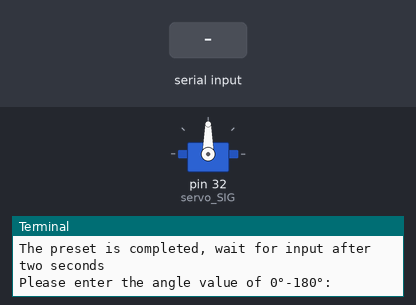
A program run on a simulated Raspberry Pi (header pin numbers). Parts: servo, the last lines printed to the terminal. The test bench sets the inputs (shaded band). Servo angles are drawn from the pulse width (0.5 ms = 0°, 2.5 ms = 180°).

Above: at 3.2 s.
3.3 s: "1" typed at the terminal, then Enter
At 4.5 s:
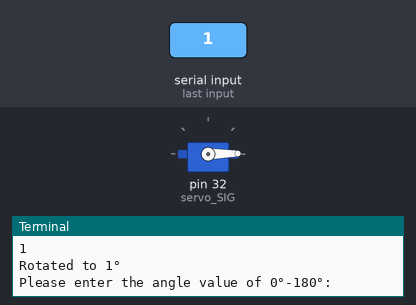
4.8 s: "90" typed at the terminal, then Enter
At 5.7 s:
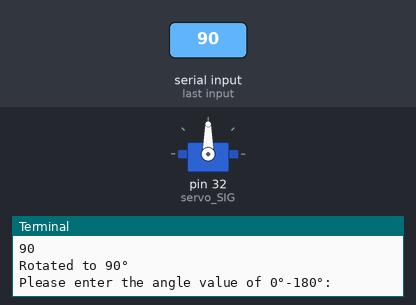
Timing chart, 0 to 7.8 s (numbered marks = the images above; inputs shaded):
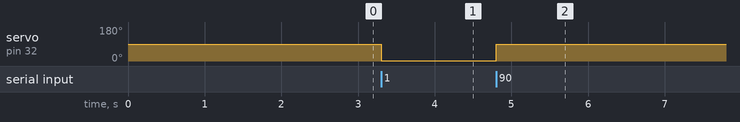

Measured:
- after the input at 3.3 s, servo on pin 32 (servo_SIG): 90° → 1° at once
- after the input at 4.8 s, servo on pin 32 (servo_SIG): 1° → 90° at once

The program:

servo_PWM_GPIO_2.py
```python
#!/usr/bin/python
# coding:utf-8
#servo_PWM_GPIO_2.py
# Enter an angle value, the servo will turn to the corresponding angle
try:
     import RPi.GPIO as GPIO
except RuntimeError:
     print("Error importing RPi.GPIO! This is probably because you need superuser privileges."
           "You can achieve this by using 'sudo' to run your script")
import time


def servo_map(before_value, before_range_min, before_range_max, after_range_min, after_range_max):
     """
     Function: Map a range of values to another range of values
     Parameters: a certain value in the original range, the minimum value in the original range, the maximum value in the original range, the minimum value in the transformed range, and the maximum value in the transformed range
     Return: the transformed range corresponds to a certain value
     """
     percent = (before_value - before_range_min) / (before_range_max - before_range_min)
     after_value = after_range_min + percent * (after_range_max - after_range_min)
     return after_value


GPIO.setmode(GPIO.BOARD) # Initialize GPIO pin coding mode
servo_SIG = 32
servo_VCC = 4
servo_GND = 6
servo_freq = 50
servo_time = 0.01
servo_width_min = 2.5
servo_width_max = 12.5
# servo_degree_div =servo_width_max - servo_width_min)/180
GPIO.setup(servo_SIG, GPIO.OUT)
# If you need to ignore pin multiplexing warnings, please call GPIO.setwarnings(False)
# GPIO. setwarnings(False)
servo = GPIO.PWM(servo_SIG, servo_freq) # signal pin=servo_SIG frequency=servo_freq in HZ
servo.start(0)
servo.ChangeDutyCycle((servo_width_min+servo_width_max)/2) # Return to the center position of the servo
print('The preset is completed, wait for input after two seconds')
time. sleep(2)
# Specify the position for the servo
try: # try and except are a fixed combination, used to capture whether the user presses ctrl+C to terminate the program during execution
     while 1:
         position = input("Please enter the angle value of 0°-180°:\n")
         if position.isdigit()==1:
             dc = int(position)
             if (dc>=0) and (dc<=180):
                 dc_trans=servo_map(dc, 0, 180,servo_width_min,servo_width_max)
                 servo. ChangeDutyCycle(dc_trans)
                 print("Rotated to %d°"%dc)
             else:
                 print("Error Input: Exceeded Range")
         else:
             print("Error Input: Not Int Input")
except KeyboardInterrupt:
     pass

servo.stop() # stop pwm
GPIO.cleanup() # Clean up GPIO pins
```
